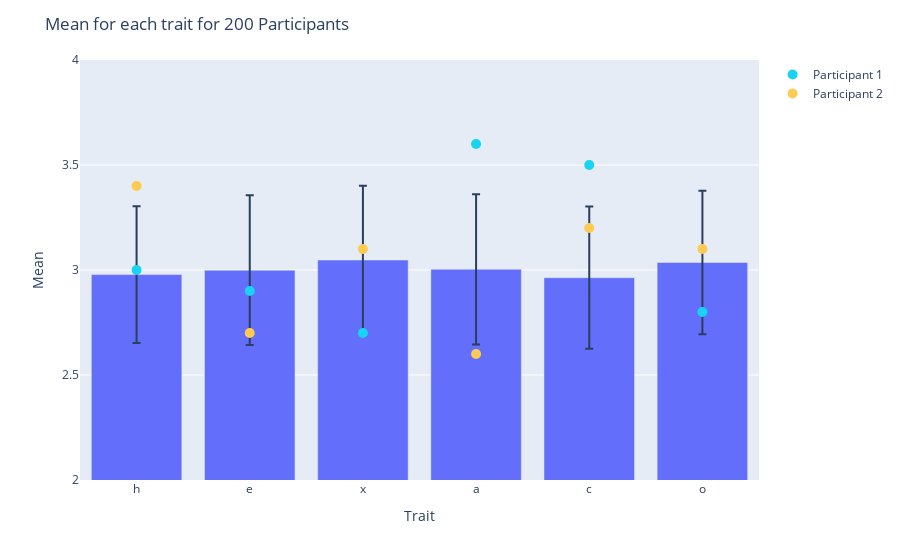

Notebook code for this chart:
### Code cell
# Using summary_stats and plotly plot a bar chart of the different of mean to 3.5 for each HEXACO trait and use std as error bars

prt_values = [
    [ 3., 2.9, 2.7, 3.6, 3.5, 2.8], # participant 1
    [ 3.4, 2.7, 3.1, 2.6, 3.2, 3.1], # participant 2
]

mean = summary_stats.loc['mean'] 

std = summary_stats.loc['std']

fig = px.bar(x=mean.index, y=mean, error_y=std)

colors_used = []
for i, my_values in enumerate(prt_values):
    color = random.choice(px.colors.qualitative.Plotly)
    while color in colors_used:
        color = random.choice(px.colors.qualitative.Plotly)
        colors_used.append(color)

    fig.add_trace(go.Scatter(
        x=['h', 'e', 'x', 'a', 'c', 'o'],
        y=my_values,
        mode='markers',
        marker=dict(color=color, size=10),
        name=f'Participant {i+1}'
    ))


fig.update_layout(
    xaxis_title='Trait',
    yaxis_title='Mean',
    title=f'Mean for each trait for {len(df)} Participants',
    yaxis=dict(range=[2, 4])
    
)
fig.show()

### Figure 1 — Plotly figure (JSON) as saved in the notebook; plotly's stock layout.template omitted (floating-point values rounded to 4 significant figures)
{"data": [{"alignmentgroup": "True", "error_y": {"array": [0.326, 0.3567, 0.3538, 0.3578, 0.3389, 0.3417]}, "hovertemplate": "x=%{x}<br>y=%{y}<extra></extra>", "legendgroup": "", "marker": {"color": "#636efa", "pattern": {"shape": ""}}, "name": "", "offsetgroup": "", "orientation": "v", "showlegend": false, "textposition": "auto", "type": "bar", "x": ["h", "e", "x", "a", "c", "o"], "xaxis": "x", "y": [2.978, 2.999, 3.047, 3.003, 2.963, 3.036], "yaxis": "y"}, {"marker": {"color": "#19D3F3", "size": 10}, "mode": "markers", "name": "Participant 1", "type": "scatter", "x": ["h", "e", "x", "a", "c", "o"], "y": [3, 2.9, 2.7, 3.6, 3.5, 2.8]}, {"marker": {"color": "#FECB52", "size": 10}, "mode": "markers", "name": "Participant 2", "type": "scatter", "x": ["h", "e", "x", "a", "c", "o"], "y": [3.4, 2.7, 3.1, 2.6, 3.2, 3.1]}], "layout": {"barmode": "relative", "legend": {"tracegroupgap": 0}, "margin": {"t": 60}, "title": {"text": "Mean for each trait for 200 Participants"}, "xaxis": {"anchor": "y", "domain": [0, 1], "title": {"text": "Trait"}}, "yaxis": {"anchor": "x", "domain": [0, 1], "range": [2, 4], "title": {"text": "Mean"}}}}
